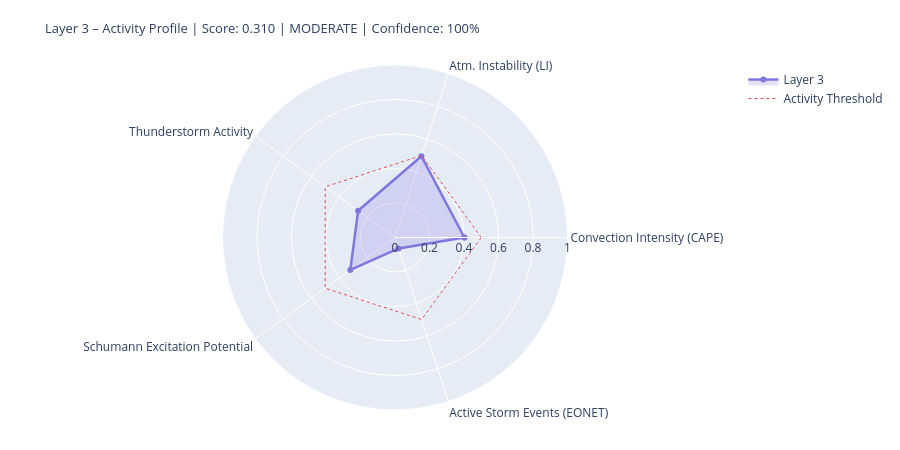

The code cell stored with this chart in its notebook:
### Markdown cell above
---
## 4. State Assessment & Handoff to Layer 4/5

### Code cell
# ============================================================
# LAYER-3-SCORE
# Five dynamic components
# ============================================================

def norm(v, lo, hi):
    if v is None or (isinstance(v, float) and math.isnan(v)): return None
    return round(max(0.0, min(1.0, (v - lo) / (hi - lo))), 4)

# --- 1) Convection intensity (global CAPE mean) ---
cape_mean = df_atm['cape'].dropna().mean() if not df_atm.empty else None
conv_score = norm(cape_mean, 0, 3000)
conv_src   = 'primary' if cape_mean is not None else 'missing'

# --- 2) Atmospheric instability (LI mean) ---
li_mean   = df_atm['li'].dropna().mean() if not df_atm.empty else None
# Negative LI = unstable → higher score
instab_score = norm(-li_mean if li_mean is not None else None, -6, 6)
instab_src   = 'primary' if li_mean is not None else 'missing'

# --- 3) Thunderstorm activity (mean thunder score + WMO count) ---
thunder_mean = df_atm['thunder_score'].mean() if not df_atm.empty else None
n_thunder    = int(df_atm['thunderstorm'].sum()) if not df_atm.empty else 0
thunder_score_val = norm(
    (thunder_mean or 0) * 0.7 + n_thunder * 0.1, 0, 1.0
) if thunder_mean is not None else None
thunder_src = 'primary'

# --- 4) Schumann excitation potential (weighted Schumann contribution) ---
schumann_pot = df_atm['schumann_contribution'].mean() if not df_atm.empty else None
# Boosted by Layer-2 thunderstorm trigger
if schumann_pot is not None and l2_thunder:
    schumann_pot = min(1.0, schumann_pot * 1.2)
schumann_score = norm(schumann_pot, 0, 1.0) if schumann_pot is not None else None
schumann_src   = 'derived'

# --- 5) Storm activity (NASA EONET) ---
# Distinction: None = data not loaded, 0.0 = loaded but no events
storm_score = None
storm_src   = 'missing'
if raw.get('storms') is not None:          # API reached successfully
    storm_score = norm(len(storm_events), 0, 30) if storm_events else 0.0
    storm_src   = 'primary'

# X-Ray and Kp: context only, not in dynamic score
# (X-Ray = Layer-0/4 driver; Kp = geomagnetic index, not a lightning proxy)
xray_context = None
if raw.get('xray'):
    df_xc = pd.DataFrame(raw['xray'])
    fc = next((c for c in df_xc.columns
               if any(k in c.lower() for k in ['flux','long']) and 'time' not in c.lower()),
              df_xc.columns[1])
    df_xc[fc] = pd.to_numeric(df_xc[fc], errors='coerce')
    xray_last = df_xc[fc].dropna().iloc[-1] if not df_xc[fc].dropna().empty else None
    if xray_last:
        xray_class = ('X' if xray_last>=1e-4 else 'M' if xray_last>=1e-5
                      else 'C' if xray_last>=1e-6 else 'B')
        xray_context = {'flux': float(xray_last), 'class': xray_class}
        print(f'X-Ray context: {xray_class}-class ({xray_last:.2e} W/m²)')

# --- Aggregate ---
COMPONENTS = {
    'Convection Intensity (CAPE)':  {'score': conv_score,       'source': conv_src,    'dynamic': True},
    'Atm. Instability (LI)':         {'score': instab_score,     'source': instab_src,  'dynamic': True},
    'Thunderstorm Activity':              {'score': thunder_score_val, 'source': thunder_src, 'dynamic': True},
    'Schumann Excitation Potential':   {'score': schumann_score,   'source': schumann_src,'dynamic': True},
    'Active Storm Events (EONET)': {'score': storm_score,      'source': storm_src,   'dynamic': True},
}

available   = {k: v['score'] for k, v in COMPONENTS.items() if v['score'] is not None}
unavailable = [k for k, v in COMPONENTS.items() if v['score'] is None]
layer3_score = round(sum(available.values()) / len(available), 4) if available else None
confidence   = round(len(available) / len(COMPONENTS), 2)
level = ('unknown' if layer3_score is None
         else 'quiet'   if layer3_score < 0.3
         else 'moderate' if layer3_score < 0.6
         else 'active')
dominant_l3 = max(available, key=available.get) if available else 'none'

# --- Ausgabe ---
W = 68
print('=' * W)
print('LAYER 3 – ATMOSPHERE / WEATHER / THUNDERSTORMS – STATE ASSESSMENT')
print('=' * W)
for name, comp in COMPONENTS.items():
    s = comp['score']
    if s is not None:
        bar = '█' * int(s * 20) + '░' * (20 - int(s * 20))
        print(f'  {name:<36} {bar}  {s:.3f}  [{comp["source"]}]')
    else:
        print(f'  {name:<36} {"─" * 20}  n/a   [missing]')
print('-' * W)
print(f'  Score:        {layer3_score:.3f}  ({len(available)}/{len(COMPONENTS)} components)')
print(f'  Confidence:   {confidence:.0%}')
print(f'  Level:        {level.upper()}')
print(f'  Dominant:     {dominant_l3}')
print(f'  CAPE mean:    {cape_mean:.0f} J/kg' if cape_mean else '  CAPE mean:    n/a')
print(f'  LI mean:      {li_mean:.1f} K' if li_mean is not None else '  LI mean:      n/a')
print(f'  Thunderstorms:{n_thunder} points (WMO)  +  {len(storm_events)} NASA EONET')
print('=' * W)

# Radar
cats   = list(available.keys())
vals_r = list(available.values())
if len(cats) >= 3:
    fig = go.Figure()
    fig.add_trace(go.Scatterpolar(
        r=vals_r + [vals_r[0]], theta=cats + [cats[0]],
        fill='toself', fillcolor='rgba(127,119,221,0.22)',
        line=dict(color='#7F77DD', width=2.5), name='Layer 3'
    ))
    fig.add_trace(go.Scatterpolar(
        r=[0.5] * (len(cats)+1), theta=cats + [cats[0]],
        line=dict(color='#E24B4A', dash='dot', width=1),
        mode='lines', name='Activity Threshold'
    ))
    fig.update_layout(
        title=dict(
            text=f'Layer 3 – Activity Profile | Score: {layer3_score:.3f} | {level.upper()} | Confidence: {confidence:.0%}',
            font=dict(size=13)
        ),
        polar=dict(radialaxis=dict(visible=True, range=[0, 1])),
        height=450, showlegend=True,
        margin=dict(l=60, r=60, t=65, b=40)
    )
    fig.show()

### Figure 1 — Plotly figure (JSON) as saved in the notebook; plotly's stock layout.template omitted (floating-point values rounded to 4 significant figures)
{"data": [{"fill": "toself", "fillcolor": "rgba(127,119,221,0.22)", "line": {"color": "#7F77DD", "width": 2.5}, "name": "Layer 3", "r": [0.402, 0.495, 0.2642, 0.32, 0.0667, 0.402], "theta": ["Convection Intensity (CAPE)", "Atm. Instability (LI)", "Thunderstorm Activity", "Schumann Excitation Potential", "Active Storm Events (EONET)", "Convection Intensity (CAPE)"], "type": "scatterpolar"}, {"line": {"color": "#E24B4A", "dash": "dot", "width": 1}, "mode": "lines", "name": "Activity Threshold", "r": [0.5, 0.5, 0.5, 0.5, 0.5, 0.5], "theta": ["Convection Intensity (CAPE)", "Atm. Instability (LI)", "Thunderstorm Activity", "Schumann Excitation Potential", "Active Storm Events (EONET)", "Convection Intensity (CAPE)"], "type": "scatterpolar"}], "layout": {"height": 450, "margin": {"b": 40, "l": 60, "r": 60, "t": 65}, "polar": {"radialaxis": {"range": [0, 1], "visible": true}}, "showlegend": true, "title": {"font": {"size": 13}, "text": "Layer 3 – Activity Profile | Score: 0.310 | MODERATE | Confidence: 100%"}}}
